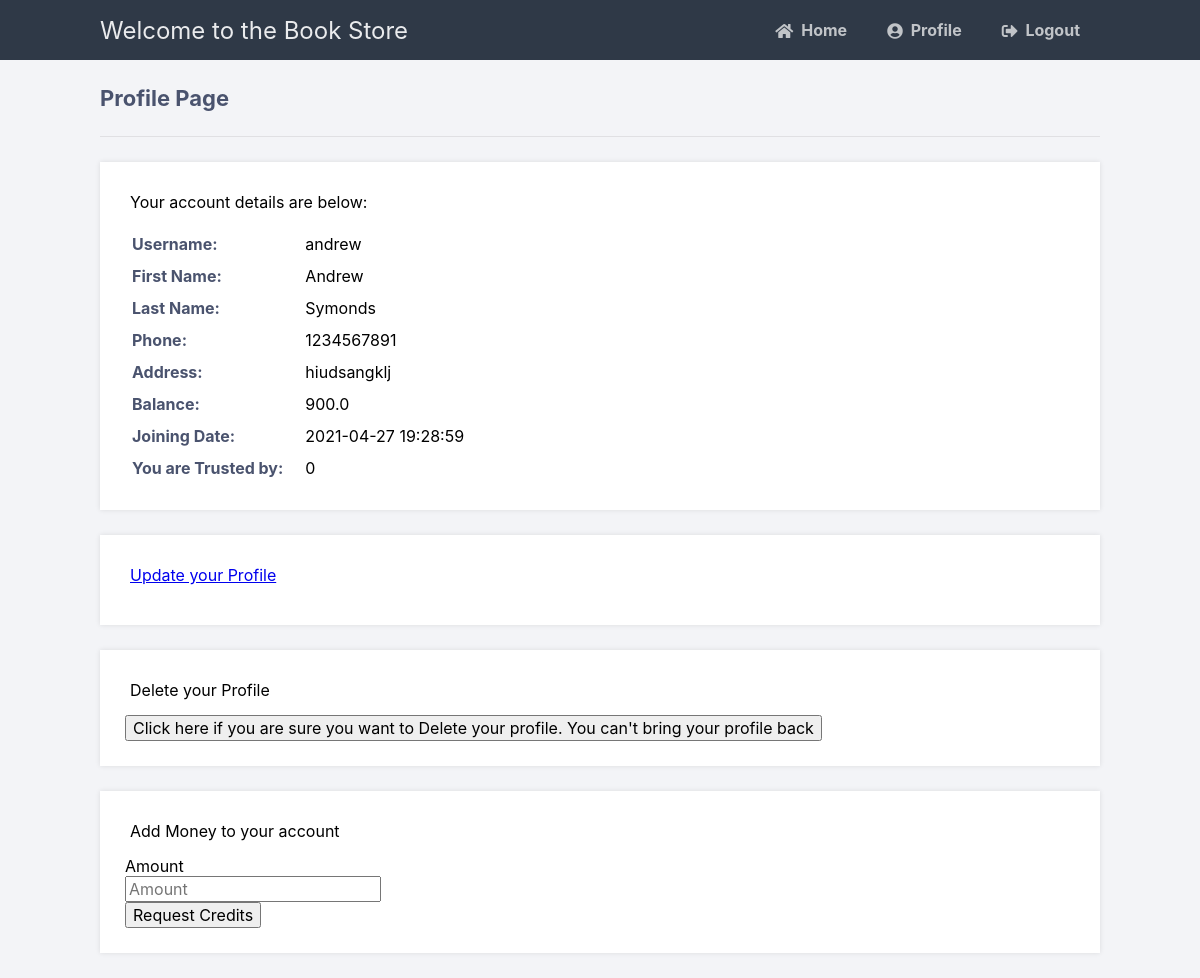
The app's page /profile (signed in), older data.
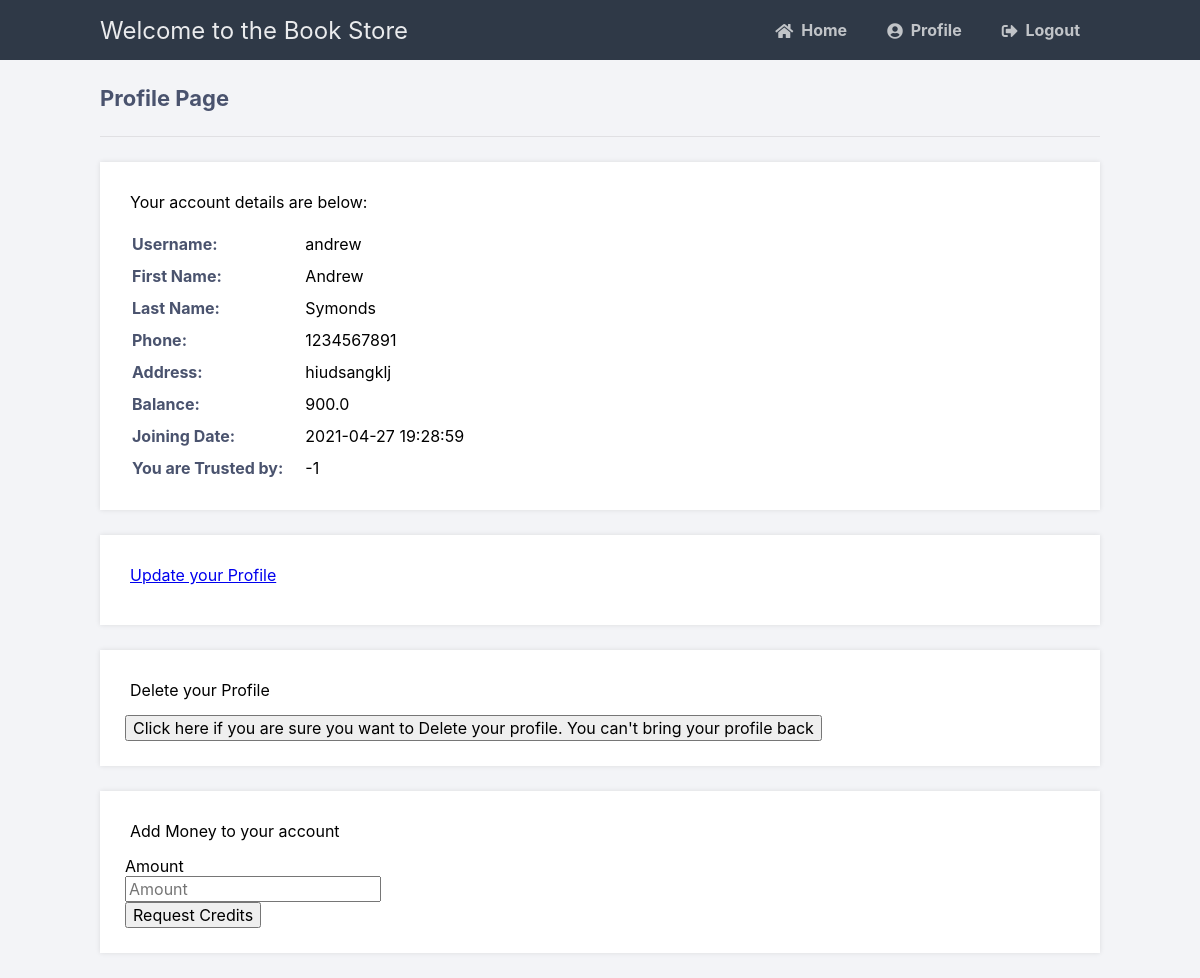
The same page, newer data.
### tables this page shows
CREATE TABLE Customer (
            username TEXT PRIMARY KEY,
            password TEXT,
            firstName TEXT,
            lastName TEXT,
            phone INT,
            address TEXT,
            balance FLOAT DEFAULT 0,
            dateOfJoining DATETIME DEFAULT CURRENT_TIMESTAMP, trustCount INT DEFAULT 0);

### main.py (the view)
@app.route('/profile')
def profile():
    if 'loggedin' in session:
        with sql.connect("Book.db") as con:
            cursor = con.cursor()
            if(session['type'] == 1):
                cursor.execute('SELECT * FROM Manager WHERE username = ?',
                               (session['username'],))
                account = cursor.fetchone()
            else:
                cursor.execute('SELECT * FROM Customer WHERE username = ?',
                               (session['username'],))
                account = cursor.fetchone()
            print(account)
            if session['type'] == 1:
                return render_template('managerProfile.html', account=account)
            return render_template('profile.html', account=account)
    return redirect(url_for('login'))

### templates/profile.html (shortened to what this page needs)
{% extends 'layout.html' %}
{% block content %}
<h2>Profile Page</h2>
<div>
    <p>Your account details are below:</p>
    <table>
        <tr>
            <td>Username:</td>
            <td>{{ account[0] }}</td>
        </tr>
        <tr>
            <td>First Name:</td>
            <td>{{ account[2] }}</td>
        </tr>
        <tr>
            <td>Last Name:</td>
            <td>{{ account[3] }}</td>
        </tr>
        <tr>
            <td>Phone:</td>
            <td>{{ account[4] }}</td>
        </tr>
        <tr>
            <td>Address:</td>
            <td>{{ account[5] }}</td>
        </tr>
        <tr>
            <td>Balance:</td>
            <td>{{ account[6] }}</td>
        </tr>
        <tr>
            <td>Joining Date:</td>
            <td>{{ account[7] }}</td>
        </tr>
        <tr>
            <td>You are Trusted by:</td>
            <td>{{ account[8] }}</td>
        </tr>
    </table>
</div>
<div>
    <p><a href="{{ url_for('updateProfile')}}">Update your Profile</a></p>
</div>
<div>
    <p>Delete your Profile</p>
    <form action="{{ url_for('deleteCustomer') }}" method="post">
        <button type="submit">Click here if you are sure you want to Delete your profile. You can't bring your profile back</button>
    </form>
</div>
<div>
    <p>Add Money to your account</p>
        <form action="{{ url_for('requestNewCredit') }}" method="post">
            <label for="amount">Amount</label><br>
            <input type="number" name="amount" placeholder="Amount" id="amount"required><br>
            <button type="submit">Request Credits</button>
        </form>
    </div>
{% endblock %}

Row changes from the older to the newer data that the page shows:
changed Customer "andrew": trustCount "0" → "-1"
